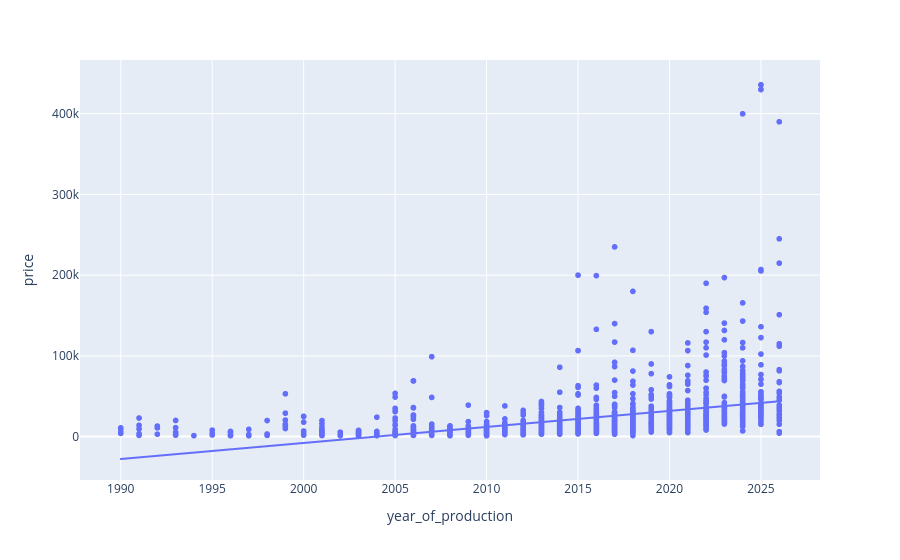

The cell this chart's notebook holds for it:
### Code cell
# Trend analysis

px.scatter(df, x="year_of_production", y="price", trendline="ols")

### Figure 1 — Plotly figure (JSON) as saved in the notebook; plotly's stock layout.template omitted (floating-point values rounded to 4 significant figures; data arrays with more than 128 entries replaced by an {"elided": "..."} marker saying what was removed)
{"data": [{"hovertemplate": "year_of_production=%{x}<br>price=%{y}<extra></extra>", "legendgroup": "", "marker": {"color": "#636efa", "symbol": "circle"}, "mode": "markers", "name": "", "showlegend": false, "type": "scattergl", "x": {"elided": "1919 int values"}, "xaxis": "x", "y": {"elided": "1919 float values"}, "yaxis": "y"}, {"hovertemplate": "<b>OLS trendline</b><br>price = 1986.52 * year_of_production + -3.98092e+06<br>R<sup>2</sup>=0.156746<br><br>year_of_production=%{x}<br>price=%{y} <b>(trend)</b><extra></extra>", "legendgroup": "", "marker": {"color": "#636efa", "symbol": "circle"}, "mode": "lines", "name": "", "showlegend": false, "type": "scattergl", "x": {"elided": "1919 int values"}, "xaxis": "x", "y": {"elided": "1919 float values"}, "yaxis": "y"}], "layout": {"legend": {"tracegroupgap": 0}, "margin": {"t": 60}, "xaxis": {"anchor": "y", "domain": [0, 1], "title": {"text": "year_of_production"}}, "yaxis": {"anchor": "x", "domain": [0, 1], "title": {"text": "price"}}}}
